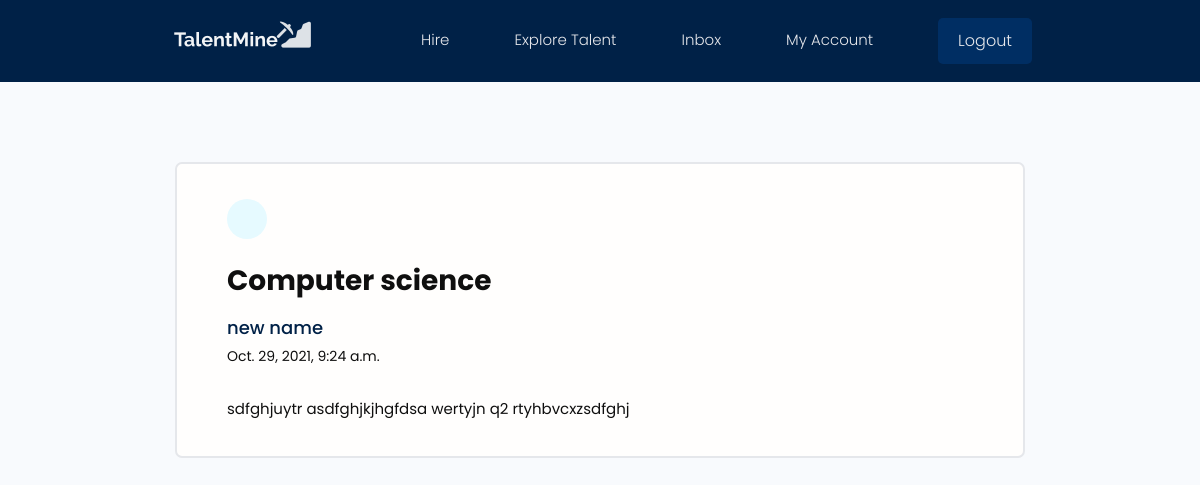
Page /users/message/96f9eb63-a331-40c7-af32-c2d140562345/ (signed in) on the committed database.
### users/models.py (models this page shows, shortened)
class Message(models.Model):
    sender = models.ForeignKey(Profile,on_delete=models.SET_NULL,null=True,blank=True)
    recipient = models.ForeignKey(Profile,on_delete=models.SET_NULL,null=True,blank=True,related_name="messages")
    name = models.CharField(max_length=200,null=True,blank=True)
    email = models.EmailField(max_length=200,null=True,blank=True)
    subject = models.CharField(max_length=600,null=True,blank=True)
    body = models.TextField()
    is_read = models.BooleanField(default=False,null=True)
    created = models.DateTimeField(auto_now_add=True)
    id = models.UUIDField(default = uuid.uuid4, unique=True,primary_key=True,editable=False)
    class Meta:
        ordering = ['is_read','-created']

### users/views.py (the view)
# urls.py: path('message/<str:pk>/',views.view,name="view"),
@login_required(login_url="login")
def view(request,pk):
    profile = request.user.profile
    message = profile.messages.get(id=pk)
    if message.is_read==False:
        message.is_read = True
        message.save()
    context = {'message':message}
    return render(request,'users/message.html',context)

### users/templates/users/message.html (shortened to what this page needs)
{%extends 'main.html'%}
{%block content%}
  <main class="messagePage my-xl">
    <div class="content-box">
      <div class="message">
        <a class="backButton" href="{%url 'inbox' %}"></a>
        <h2 class="message__subject">{{message.subject}}</h4>
          <a href="profile.html" class="message__author">{{message.name}}</a>
          <p class="message__date">{{message.created}}</p>
          <div class="message__body">
              {{message.body|linebreaksbr}}
          </div>
      </div>
    </div>
  </main>
 {%endblock%}

### static/styles/app.css (style rules this page uses)
:root { --color-sub: #2d2d3; }
.content-box { width: 95%; max-width: 85rem; margin: 0 auto; }
.message { padding: 2.5rem 0; }
.message > a { display: flex; gap: 1rem; }
.message__author, .message__date { flex-basis: 25%; }
.message__subject { flex-basis: 50%; }
.message__date { text-align: right; }
.messagePage .message { list-style: none; background: var(--color-white); padding: 3.5rem 5rem; border: 2px solid var(--color-light); border-radius: 0.7rem; }
.messagePage .message__subject { font-size: 2.8rem; color: var(--color-sub); margin-bottom: 1rem; margin-top: 2rem; }
.messagePage .message__author { font-size: 1.8rem; font-weight: 500; }
.messagePage .message__date { font-size: 1.4rem; font-weight: 400; text-align: left; margin-bottom: 3rem; }
.backButton { background: var(--color-main-light); color: var(--color-main); width: 4rem; height: 4rem; display: flex; align-items: center; justify-content: center; border-radius: 50%; }

### static/uikit/styles/modules/_variables.css (style rules this page uses)
:root { --color-main: #002147; --color-main-light: #e6faff; --color-sub: #002e63; --color-sub-light: #002e63; --color-sub-lighter: #e1e1f7; --color-text: rgb(15, 15, 15); --color-gray: #8b8b8b; --color-light: #e5e7eb; --color-light-gray: #767676; --color-bg: #f8fafd; --color-white: #fffefd; --color-white-light: #f3f3f3; --color-success: #359e64; --color-success-bg: #def8e8; --color-error: #fc4b0b; --color-error-bg: #fff2ee; --font-base: 'Poppins', arial, helvetica, 'Segoe UI', roboto, ubuntu, sans-serif; --font-monospace: 'Fira Code', 'Courier New', courier, monospace; --font-regular: 300; --font-medium: 500; --font-bold: 700; --generic-shadow: 1px 1px 5px #00000010; --generic-transition: all 0.3s ease-in-out; }

### static/uikit/styles/modules/_base.css (style rules this page uses)
* { margin: 0; padding: 0; box-sizing: border-box; text-rendering: optimizeLegibility; color: inherit; font-size: inherit; }
html { font-size: 50%; }
@media only screen and (min-width: 480px) { html { font-size: 56.25%; } }
@media only screen and (min-width: 1200px) { html { font-size: 62.5%; } }
body { line-height: 1.6; font-weight: 400; font-size: 1.5rem; color: var(--color-text); background-color: var(--color-bg); min-height: 100vh; }

### static/uikit/styles/modules/_typography.css (style rules this page uses)
* { font-family: var(--font-base); }
h2 { font-size: 3.6rem; font-weight: var(--font-bold); }
p, span, strong { font-size: 1.6rem; color: var(--color-text); font-weight: var(--font-regular); }
a { padding-bottom: 2px; text-decoration: none; display: inline-block; color: var(--color-main); font-weight: var(--font-medium); }

### static/uikit/styles/modules/_utilities.css (style rules this page uses)
.my-xl { margin: 8rem auto; }

### rows in the picture
Message: subject "Computer science", name "new name", created "Oct. 29, 2021, 9:24 a.m.", body "sdfghjuytr asdfghjkjhgfdsa wertyjn q2 rtyhbvcxzsdfghj"
